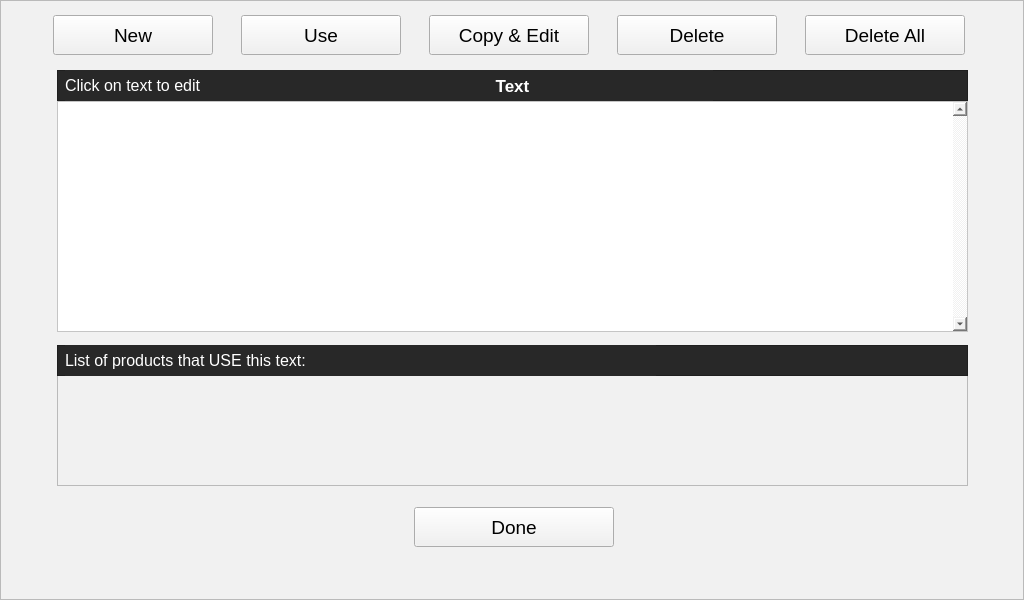
  <widget class="QFrame" name="frameReuseText">
   <property name="geometry">
    <rect>
     <x>0</x>
     <y>590</y>
     <width>1024</width>
     <height>600</height>
    </rect>
   </property>
   <property name="sizePolicy">
    <sizepolicy hsizetype="Fixed" vsizetype="Fixed">
     <horstretch>0</horstretch>
     <verstretch>0</verstretch>
    </sizepolicy>
   </property>
   <property name="minimumSize">
    <size>
     <width>1024</width>
     <height>600</height>
    </size>
   </property>
   <property name="maximumSize">
    <size>
     <width>1024</width>
     <height>600</height>
    </size>
   </property>
   <property name="styleSheet">
    <string notr="true">background-color: rgb(241, 241, 241);</string>
   </property>
   <property name="frameShape">
    <enum>QFrame::StyledPanel</enum>
   </property>
   <property name="frameShadow">
    <enum>QFrame::Raised</enum>
   </property>
   <widget class="QTextEdit" name="teReuse">
    <property name="geometry">
     <rect>
      <x>57</x>
      <y>101</y>
      <width>911</width>
      <height>231</height>
     </rect>
    </property>
    <property name="sizePolicy">
     <sizepolicy hsizetype="Fixed" vsizetype="Fixed">
      <horstretch>0</horstretch>
      <verstretch>0</verstretch>
     </sizepolicy>
    </property>
    <property name="font">
     <font>
      <pointsize>12</pointsize>
     </font>
    </property>
    <property name="styleSheet">
     <string notr="true">background-color: rgb(255, 255, 255);</string>
    </property>
    <property name="verticalScrollBarPolicy">
     <enum>Qt::ScrollBarAlwaysOn</enum>
    </property>
   </widget>
   <widget class="QTextEdit" name="teListOfProductsThatUseThisText">
    <property name="geometry">
     <rect>
      <x>57</x>
      <y>375</y>
      <width>911</width>
      <height>111</height>
     </rect>
    </property>
    <property name="sizePolicy">
     <sizepolicy hsizetype="Fixed" vsizetype="Fixed">
      <horstretch>0</horstretch>
      <verstretch>0</verstretch>
     </sizepolicy>
    </property>
    <property name="minimumSize">
     <size>
      <width>911</width>
      <height>111</height>
     </size>
    </property>
    <property name="maximumSize">
     <size>
      <width>911</width>
      <height>111</height>
     </size>
    </property>
    <property name="font">
     <font>
      <pointsize>12</pointsize>
     </font>
    </property>
    <property name="acceptRichText">
     <bool>false</bool>
    </property>
   </widget>
   <widget class="QPushButton" name="butReuseDone">
    <property name="geometry">
     <rect>
      <x>414</x>
      <y>507</y>
      <width>200</width>
      <height>40</height>
     </rect>
    </property>
    <property name="sizePolicy">
     <sizepolicy hsizetype="Fixed" vsizetype="Fixed">
      <horstretch>0</horstretch>
      <verstretch>0</verstretch>
     </sizepolicy>
    </property>
    <property name="minimumSize">
     <size>
      <width>200</width>
      <height>40</height>
     </size>
    </property>
    <property name="maximumSize">
     <size>
      <width>200</width>
      <height>40</height>
     </size>
    </property>
    <property name="font">
     <font>
      <pointsize>14</pointsize>
     </font>
    </property>
    <property name="text">
     <string>Done</string>
    </property>
   </widget>
   <widget class="QWidget" name="layoutWidget">
    <property name="geometry">
     <rect>
      <x>31</x>
      <y>10</y>
      <width>961</width>
      <height>51</height>
     </rect>
    </property>
    <layout class="QHBoxLayout" name="horizontalLayout_2">
     <item>
      <widget class="QPushButton" name="butReuseNew">
       <property name="sizePolicy">
        <sizepolicy hsizetype="Fixed" vsizetype="Fixed">
         <horstretch>0</horstretch>
         <verstretch>0</verstretch>
        </sizepolicy>
       </property>
       <property name="minimumSize">
        <size>
         <width>160</width>
         <height>40</height>
        </size>
       </property>
       <property name="maximumSize">
        <size>
         <width>160</width>
         <height>40</height>
        </size>
       </property>
       <property name="font">
        <font>
         <pointsize>14</pointsize>
        </font>
       </property>
       <property name="text">
        <string>New</string>
       </property>
      </widget>
     </item>
     <item>
      <widget class="QPushButton" name="butReuseUse">
       <property name="sizePolicy">
        <sizepolicy hsizetype="Fixed" vsizetype="Fixed">
         <horstretch>0</horstretch>
         <verstretch>0</verstretch>
        </sizepolicy>
       </property>
       <property name="minimumSize">
        <size>
         <width>160</width>
         <height>40</height>
        </size>
       </property>
       <property name="maximumSize">
        <size>
         <width>160</width>
         <height>40</height>
        </size>
       </property>
       <property name="font">
        <font>
         <pointsize>14</pointsize>
        </font>
       </property>
       <property name="text">
        <string>Use</string>
       </property>
      </widget>
     </item>
     <item>
      <widget class="QPushButton" name="butReuseCopyEdit">
       <property name="sizePolicy">
        <sizepolicy hsizetype="Fixed" vsizetype="Fixed">
         <horstretch>0</horstretch>
         <verstretch>0</verstretch>
        </sizepolicy>
       </property>
       <property name="minimumSize">
        <size>
         <width>160</width>
         <height>40</height>
        </size>
       </property>
       <property name="maximumSize">
        <size>
         <width>160</width>
         <height>40</height>
        </size>
       </property>
       <property name="font">
        <font>
         <pointsize>14</pointsize>
        </font>
       </property>
       <property name="text">
        <string>Copy &amp;&amp; Edit</string>
       </property>
      </widget>
     </item>
     <item>
      <widget class="QPushButton" name="butReuseDelete">
       <property name="sizePolicy">
        <sizepolicy hsizetype="Fixed" vsizetype="Fixed">
         <horstretch>0</horstretch>
         <verstretch>0</verstretch>
        </sizepolicy>
       </property>
       <property name="minimumSize">
        <size>
         <width>160</width>
         <height>40</height>
        </size>
       </property>
       <property name="maximumSize">
        <size>
         <width>160</width>
         <height>40</height>
        </size>
       </property>
       <property name="font">
        <font>
         <pointsize>14</pointsize>
        </font>
       </property>
       <property name="text">
        <string>Delete</string>
       </property>
      </widget>
     </item>
     <item>
      <widget class="QPushButton" name="butReuseDeleteAll">
       <property name="sizePolicy">
        <sizepolicy hsizetype="Fixed" vsizetype="Fixed">
         <horstretch>0</horstretch>
         <verstretch>0</verstretch>
        </sizepolicy>
       </property>
       <property name="minimumSize">
        <size>
         <width>160</width>
         <height>40</height>
        </size>
       </property>
       <property name="maximumSize">
        <size>
         <width>160</width>
         <height>40</height>
        </size>
       </property>
       <property name="font">
        <font>
         <pointsize>14</pointsize>
        </font>
       </property>
       <property name="text">
        <string>Delete All</string>
       </property>
      </widget>
     </item>
    </layout>
   </widget>
   <widget class="QFrame" name="frm_reuseHeader">
    <property name="geometry">
     <rect>
      <x>57</x>
      <y>70</y>
      <width>911</width>
      <height>31</height>
     </rect>
    </property>
    <property name="sizePolicy">
     <sizepolicy hsizetype="Fixed" vsizetype="Fixed">
      <horstretch>0</horstretch>
      <verstretch>0</verstretch>
     </sizepolicy>
    </property>
    <property name="styleSheet">
     <string notr="true">QFrame#frm_reuseHeader  {
background-color: rgb(40,40,40);
}</string>
    </property>
    <property name="frameShape">
     <enum>QFrame::StyledPanel</enum>
    </property>
    <property name="frameShadow">
     <enum>QFrame::Raised</enum>
    </property>
    <widget class="QLabel" name="reuseTextHeader">
     <property name="geometry">
      <rect>
       <x>255</x>
       <y>0</y>
       <width>401</width>
       <height>31</height>
      </rect>
     </property>
     <property name="sizePolicy">
      <sizepolicy hsizetype="Fixed" vsizetype="Fixed">
       <horstretch>0</horstretch>
       <verstretch>0</verstretch>
      </sizepolicy>
     </property>
     <property name="font">
      <font>
       <pointsize>13</pointsize>
       <weight>75</weight>
       <bold>true</bold>
      </font>
     </property>
     <property name="styleSheet">
      <string notr="true">QLabel#reuseTextHeader {
color: rgb(255,255,255);
background-color: rgb(40,40,40);
}</string>
     </property>
     <property name="text">
      <string>Text</string>
     </property>
     <property name="alignment">
      <set>Qt::AlignCenter</set>
     </property>
    </widget>
    <widget class="QLabel" name="label_ClickEdit">
     <property name="geometry">
      <rect>
       <x>8</x>
       <y>0</y>
       <width>251</width>
       <height>31</height>
      </rect>
     </property>
     <property name="font">
      <font>
       <pointsize>12</pointsize>
      </font>
     </property>
     <property name="styleSheet">
      <string notr="true">QLabel#label_ClickEdit {
color: rgb(255,255,255);
background-color: rgb(40,40,40);
}</string>
     </property>
     <property name="text">
      <string>Click on text to edit</string>
     </property>
    </widget>
   </widget>
   <widget class="QFrame" name="frm_reuseListOfProducts">
    <property name="geometry">
     <rect>
      <x>57</x>
      <y>345</y>
      <width>911</width>
      <height>31</height>
     </rect>
    </property>
    <property name="sizePolicy">
     <sizepolicy hsizetype="Fixed" vsizetype="Fixed">
      <horstretch>0</horstretch>
      <verstretch>0</verstretch>
     </sizepolicy>
    </property>
    <property name="styleSheet">
     <string notr="true">QFrame#frm_reuseListOfProducts  {
background-color: rgb(40,40,40);
}</string>
    </property>
    <property name="frameShape">
     <enum>QFrame::StyledPanel</enum>
    </property>
    <property name="frameShadow">
     <enum>QFrame::Raised</enum>
    </property>
    <widget class="QLabel" name="label_ListOfProducts">
     <property name="geometry">
      <rect>
       <x>8</x>
       <y>0</y>
       <width>591</width>
       <height>31</height>
      </rect>
     </property>
     <property name="font">
      <font>
       <pointsize>12</pointsize>
      </font>
     </property>
     <property name="styleSheet">
      <string notr="true">QLabel#label_ListOfProducts {
color: rgb(255,255,255);
background-color: rgb(40,40,40);
}</string>
     </property>
     <property name="text">
      <string>List of products that USE this text:</string>
     </property>
    </widget>
   </widget>
  </widget>
